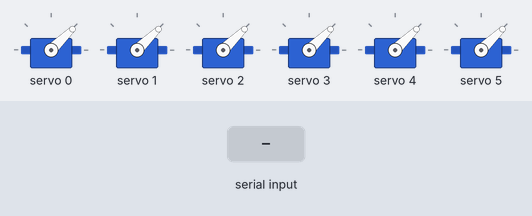
The sketch below on a simulated Arduino Uno, built with avr-gcc and run on an emulated ATmega328P. On the bench: 6 × servo. The test bench sets the inputs (shaded band). What the sketch prints to the serial monitor is not drawn.

Above: at 1.2 s.
1.3 s: "up\n" received over Serial
At 1.7 s:
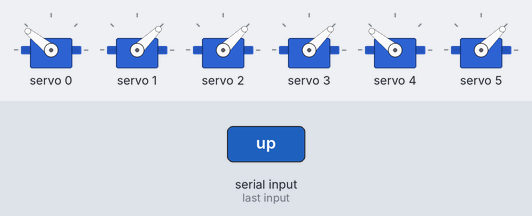
3.3 s: "calibrate\n" received over Serial
At 4.2 s:
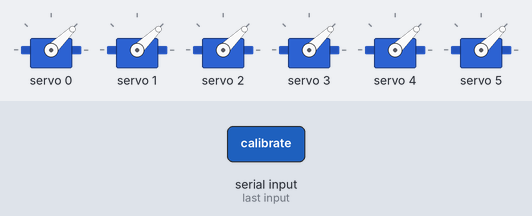
4.8 s: "right\n" received over Serial
At 5.2 s:
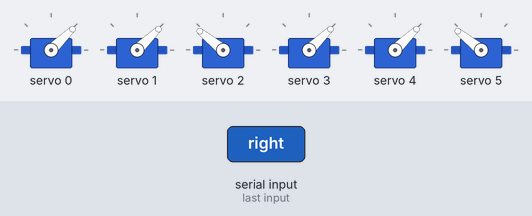
6.8 s: "left\n" received over Serial
At 7.2 s:
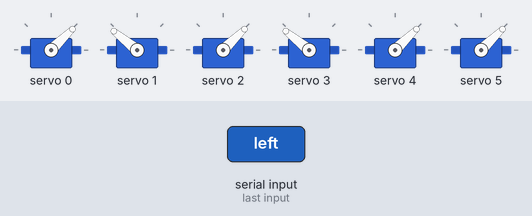
8.8 s: "forward\n" received over Serial
At 9.2 s:
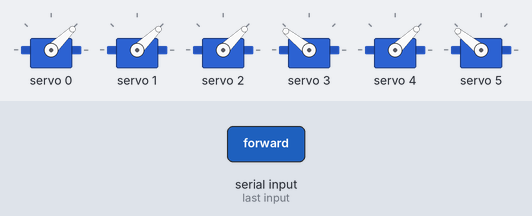
10.8 s: "backward\n" received over Serial
At 11.1 s:
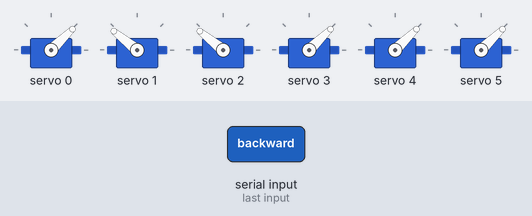
Timing chart, 0 to 13.8 s (numbered marks = the images above; inputs shaded):
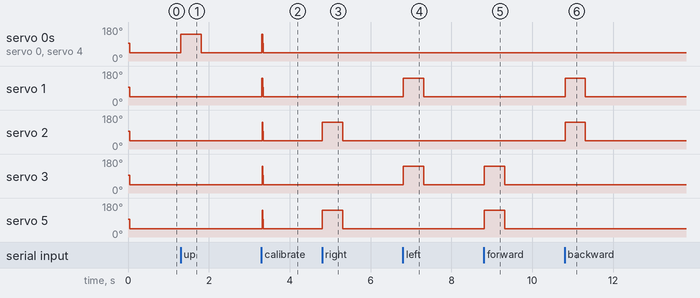

Measured:
- after the input at 1.3 s, servo 0, servo 4: 44° → 141° at once, → 44° 0.50 s later
- after the input at 3.3 s, servo 0, servo 1: 44° → 141° at once, → 93° 0.02 s later, → 44° 0.01 s later; servo 2–5: 44° → 141° at once, → 93° 0.01 s later, → 44° 0.01 s later
- after the input at 4.8 s, servo 2, servo 5: 44° → 141° at once, → 44° 0.50 s later
- after the input at 6.8 s, servo 1, servo 3: 44° → 141° at once, → 44° 0.50 s later
- after the input at 8.8 s, servo 3, servo 5: 44° → 141° at once, → 44° 0.50 s later
- after the input at 10.8 s, servo 1, servo 2: 44° → 141° at once, → 44° 0.50 s later

The sketch:

Continious_Mode.ino
```cpp
#include <Wire.h>
#include <Adafruit_PWMServoDriver.h>

Adafruit_PWMServoDriver pwm = Adafruit_PWMServoDriver();

const int numMotors = 6;
const int pwmFrequency = 50;
const int pwmFullThrottle = 410;
const int pwmNeutral = 307;
const int pwmStop = 205;

const String validCommands[] = {"up", "right", "left", "forward", "backward", "all", "stop", "calibrate"};
unsigned long lastCommandTime = 0;
const unsigned long commandTimeout = 500;
bool isMoving = false;
String previousCommand = "";

bool isValidCommand(String command) {
  for (String valid : validCommands) {
    if (command == valid) return true;
  }
  return false;
}

void moveMotors(const int motors[], int numMotors, int pwmValue) {
  for (int i = 0; i < numMotors; i++) {
    pwm.setPWM(motors[i], 0, pwmValue);
  }
}

void stopAllMotors() {
  for (int motorChannel = 0; motorChannel < numMotors; motorChannel++) {
    pwm.setPWM(motorChannel, 0, pwmStop);
  }
}

// Function to reduce repeated commands like "forwardforward" to "forward"
String reduceRepeatedCommand(String command) {
  for (String valid : validCommands) {
    if (command.indexOf(valid + valid) != -1) {
      // Replace all instances of the valid command repeated
      int repeatCount = command.length() / valid.length();
      return valid;  // Return only the first valid command
    }
  }
  return command; // Return the command as is if no repetition is found
}


void calibrateESCs() {
  Serial.println("Calibrating ESCs...");

  for (int motorChannel = 0; motorChannel < numMotors; motorChannel++) {
    pwm.setPWM(motorChannel, 0, pwmFullThrottle);
  }
  delay(10);

  for (int motorChannel = 0; motorChannel < numMotors; motorChannel++) {
    pwm.setPWM(motorChannel, 0, pwmNeutral);
  }
  delay(10);

  stopAllMotors();
  Serial.println("ESC Calibration Completed.");
}

void setup() {

  Serial.begin(9600);
  pwm.begin();
  pwm.setPWMFreq(pwmFrequency);
  delay(10);

  calibrateESCs();
  stopAllMotors();
}

void loop() {
  while (Serial.available()>0) {
    String command = Serial.readStringUntil('\n');
    command.trim();

      // Reduce the command to a valid single input
    command = reduceRepeatedCommand(command);

    if (isValidCommand(command)) {
      lastCommandTime = millis();
      isMoving = true;
      Serial.print("First last command line: ");
      Serial.print(lastCommandTime);

      // Process the command
      if (command == "up") {
        int motors[] = {0, 4}; // Channels for upward movement
        moveMotors(motors, 2, pwmFullThrottle);
      } else if (command == "right") {
        int motors[] = {2, 5}; // Channels for right movement
        moveMotors(motors, 2, pwmFullThrottle);
      } else if (command == "left") {
        int motors[] = {1, 3}; // Channels for left movement
        moveMotors(motors, 2, pwmFullThrottle);
      } else if (command == "forward") {
        int motors[] = {3, 5}; // Channels for forward movement
        moveMotors(motors, 2, pwmFullThrottle);
      } else if (command == "backward") {
        int motors[] = {1, 2}; // Channels for backward movement
        moveMotors(motors, 2, pwmFullThrottle);
      } else if (command == "all") {
        int motors[] = {0, 1, 2, 3, 4, 5}; // All motors
        moveMotors(motors, numMotors, pwmFullThrottle);
      } else if (command == "stop") {
        stopAllMotors();
      } else if (command == "calibrate") {
        calibrateESCs();
      }

      // Update the previous command
      previousCommand = command;
    }
  }

  if (millis() - lastCommandTime > commandTimeout && isMoving) {
    stopAllMotors();
    isMoving = false;
    Serial.flush();
    Serial.print(" Last Command Time: ");
    Serial.print(lastCommandTime);
  }
}
```
